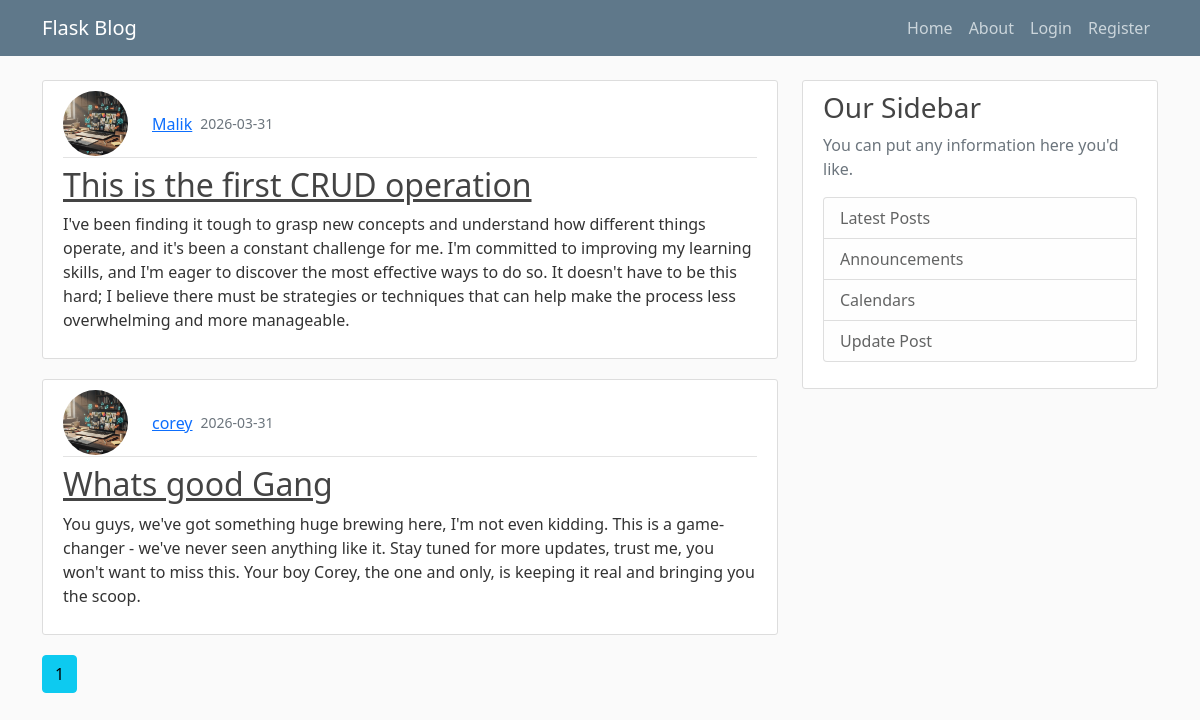
Page /home on the earlier database version.
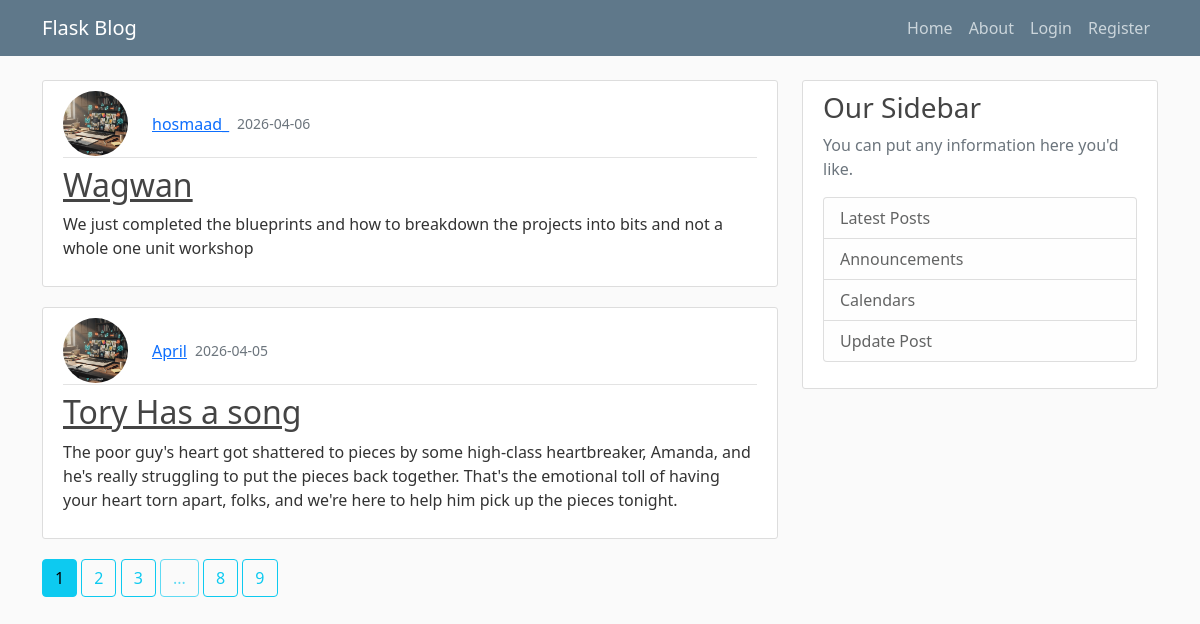
Same page on the later database version.
### Flaskblog/model.py (models this page shows, shortened)
class Post(db.Model):
    id = db.Column(db.Integer, primary_key=True)
    title = db.Column(db.String(100), nullable=False)
    date_posted = db.Column(db.DateTime, nullable=False, default=datetime.utcnow)
    content = db.Column(db.Text, nullable=False)
    user_id = db.Column(db.Integer, db.ForeignKey("user.id"), nullable=False)

class User(db.Model, UserMixin):
    id = db.Column(db.Integer, primary_key=True)
    username = db.Column(db.String(20), unique=True, nullable=False)
    email = db.Column(db.String(120), unique=True, nullable=False)
    image_file = db.Column(db.String(20), nullable=False, default="user.png")
    password = db.Column(db.String(60), nullable=False)
    posts = db.relationship("Post", backref="author", lazy=True)

### Flaskblog/main/routes.py (the view)
@main.route("/")
@main.route("/home")
def home():
    page = request.args.get("page", 1, type=int)
    posts = Post.query.order_by(Post.date_posted.desc()).paginate(per_page=2, page=page)
    return render_template("home.html", posts=posts, title="Home")

### Flaskblog/templates/home.html
{% extends "layout.html" %}
{% block content %}
    {% for post in posts.items %}
        <article class="media content-section">
          <div class="media-body">
            <div class="article-metadata d-flex align-items-center gap-2 mb-2">
              <img class="rounded-circle article-img"
                   src="{{ url_for('static', filename='profile_pics/' + post.author.image_file) }}"
                   alt="Profile Picture">
              <a class="mr-2" href="{{ url_for('users.user', username=post.author.username) }}">{{ post.author.username }}</a>
              <small class="text-muted">{{ post.date_posted.strftime("%Y-%m-%d") }}</small>
            </div>
            <h2><a class="article-title" href="{{ url_for('posts.post', post_id=post.id) }}">{{ post.title }}</a></h2>
            <p class="article-content">{{ post.content }}</p>
          </div>
        </article>
    {% endfor %}
{% for page_num in posts.iter_pages(left_edge=2, right_edge=2, left_current=2, right_current=2) %}
    {% if page_num %}
        {% if page_num == posts.page %}
            <a class="btn btn-info mb-4" href="{{ url_for('main.home', page=page_num) }}">{{ page_num }}</a>
        {% else %}
            <a class="btn btn-outline-info mb-4" href="{{ url_for('main.home', page=page_num) }}">{{ page_num }}</a>
        {% endif %}
    {% else %}
        <span class="btn btn-outline-info mb-4 disabled">...</span>
    {% endif %}
{% endfor %}
{% endblock %}

### Flaskblog/templates/layout.html (shortened to what this page needs)
<!DOCTYPE html>
<html lang="en">
<head>
    <link href="https://cdn.jsdelivr.net/npm/bootstrap@5.0.2/dist/css/bootstrap.min.css" rel="stylesheet">
    <link rel="stylesheet" href="{{ url_for('static', filename='main.css') }}">
</head>
<body>
    <header class="site-header">
        <nav class="navbar navbar-expand-lg navbar-dark bg-steel fixed-top">
            <div class="container d-flex justify-content-between">
            <a class="navbar-brand mr-4" href="/">Flask Blog</a>
            <div class="collapse navbar-collapse" id="navbarToggle">
                <div class="navbar-nav ms-auto">
                    <a class="nav-item nav-link" href="{{ url_for('main.home') }}">Home</a>
                    <a class="nav-item nav-link" href="{{ url_for('main.about') }}">About</a>
                    {% if current_user.is_authenticated %}
                    <a class="nav-item nav-link" href="{{ url_for('posts.new_post') }}">New Post</a>
                    <a class="nav-item nav-link" href="{{ url_for('users.account') }}">Account</a>
                        <a class="nav-item nav-link" href="{{ url_for('users.logout') }}">Logout</a>
                    {% else %}
                        <a class="nav-item nav-link" href="{{ url_for('users.login') }}">Login</a>
                        <a class="nav-item nav-link" href="{{ url_for('users.register') }}">Register</a>
                    {% endif %}
                </div>
            </div>
            </div>
        </nav>
        </header>
        <main role="main" class="container">
        <div class="row">
            <div class="col-md-8">
            {% block content %}{% endblock %}
            </div>
            <div class="col-md-4">
            <div class="content-section">
                <h3>Our Sidebar</h3>
                <p class='text-muted'>You can put any information here you'd like.
                <ul class="list-group">
                    <li class="list-group-item list-group-item-light">Latest Posts</li>
                    <li class="list-group-item list-group-item-light">Announcements</li>
                    <li class="list-group-item list-group-item-light">Calendars</li>
                    <li class="list-group-item list-group-item-light">Update Post</a></li>
                </ul>
                </p>
            </div>
            </div>
        </div>
        </main>
</body>
</html>

### Flaskblog/static/main.css (style rules this page uses)
body { background: #fafafa; color: #333333; margin-top: 5rem; }
h1, h2, h3, h4, h5, h6 { color: #444444; }
.bg-steel { background-color: #5f788a; }
.site-header .navbar-nav .nav-link { color: #cbd5db; }
.content-section { background: #ffffff; padding: 10px 20px; border: 1px solid #dddddd; border-radius: 3px; margin-bottom: 20px; }
.article-title { color: #444444; }
.article-content { white-space: pre-line; }
.article-img { height: 65px; width: 65px; margin-right: 16px; }
.article-metadata { padding-bottom: 1px; margin-bottom: 4px; border-bottom: 1px solid #e3e3e3 }

Differences in the rows shown:
no longer on this page (row unchanged): Post: image_file (placeholder picture), author.username "Malik", date_posted "2026-03-31", title "This is the first CRUD operation", content "I've been finding it tough to grasp new concepts and understand how different things operate, and it's been a constant challenge for me. I'm committed to improving my learning skills, and I'm eager to discover the most effective ways to do so. It doesn't have to be this hard; I believe there must be strategies or techniques that can help make the process less overwhelming and more manageable."
no longer on this page (row unchanged): Post: image_file (placeholder picture), author.username "corey", date_posted "2026-03-31", title "Whats good Gang", content "You guys, we've got something huge brewing here, I'm not even kidding. This is a game-changer - we've never seen anything like it. Stay tuned for more updates, trust me, you won't want to miss this. Your boy Corey, the one and only, is keeping it real and bringing you the scoop."
added Post: image_file (placeholder picture), author.username "hosmaad_", date_posted "2026-04-06", title "Wagwan", content "We just completed the blueprints and how to breakdown the projects into bits and not a whole one unit workshop"
added Post: image_file (placeholder picture), author.username "April", date_posted "2026-04-05", title "Tory Has a song", content "The poor guy's heart got shattered to pieces by some high-class heartbreaker, Amanda, and he's really struggling to put the pieces back together. That's the emotional toll of having your heart torn apart, folks, and we're here to help him pick up the pieces tonight."
Other differences:
new list line: "2"
new list line: "3"
new list line: "8"
new list line: "9"
